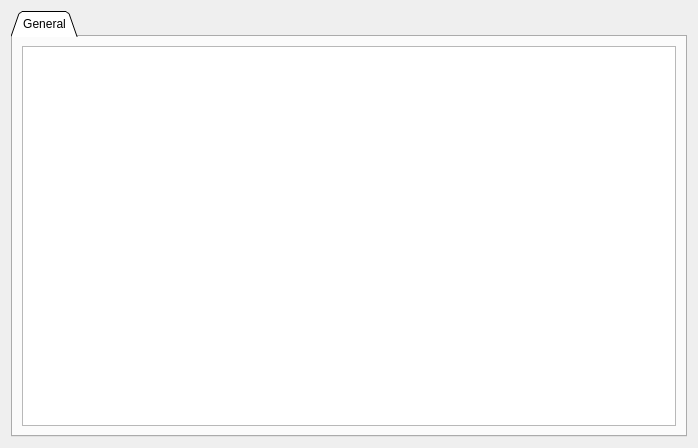
<?xml version="1.0" encoding="UTF-8"?>
<ui version="4.0">
 <class>PageAppPpm</class>
 <widget class="QWidget" name="PageAppPpm">
  <property name="geometry">
   <rect>
    <x>0</x>
    <y>0</y>
    <width>698</width>
    <height>448</height>
   </rect>
  </property>
  <property name="windowTitle">
   <string>Form</string>
  </property>
  <layout class="QVBoxLayout" name="verticalLayout">
   <item>
    <widget class="QTabWidget" name="tabWidget">
     <property name="tabShape">
      <enum>QTabWidget::Triangular</enum>
     </property>
     <property name="currentIndex">
      <number>0</number>
     </property>
     <widget class="QWidget" name="tab">
      <attribute name="title">
       <string>General</string>
      </attribute>
      <layout class="QVBoxLayout" name="verticalLayout_2">
       <item>
        <widget class="ParamTable" name="generalTab"/>
       </item>
      </layout>
     </widget>
    </widget>
   </item>
  </layout>
 </widget>
 <customwidgets>
  <customwidget>
   <class>ParamTable</class>
   <extends>QTableWidget</extends>
   <header>widgets/paramtable.h</header>
  </customwidget>
 </customwidgets>
 <resources/>
 <connections/>
</ui>
